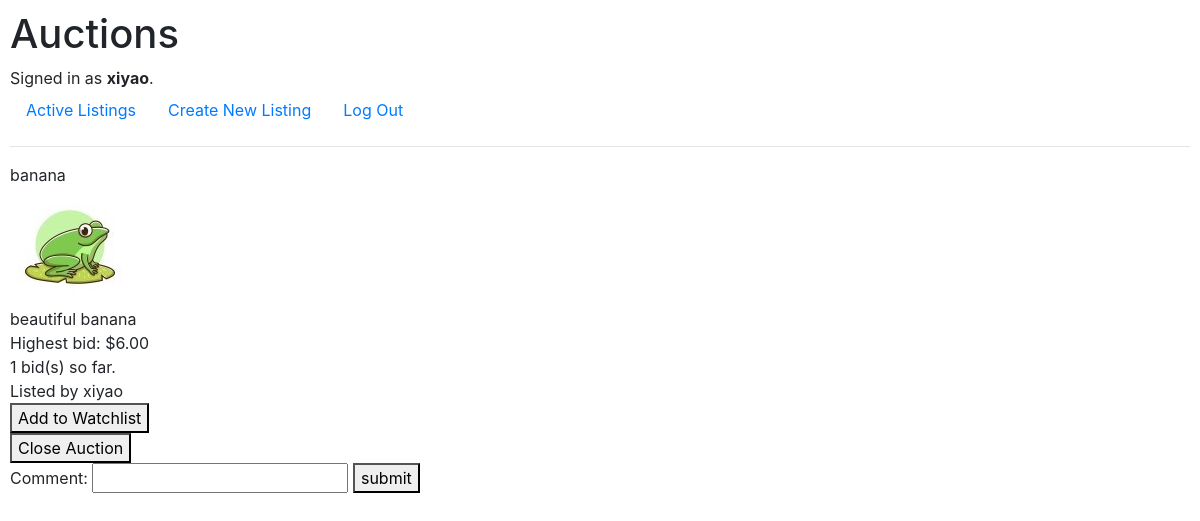
/listing/5 (signed in), run on an earlier commit of the app's database.
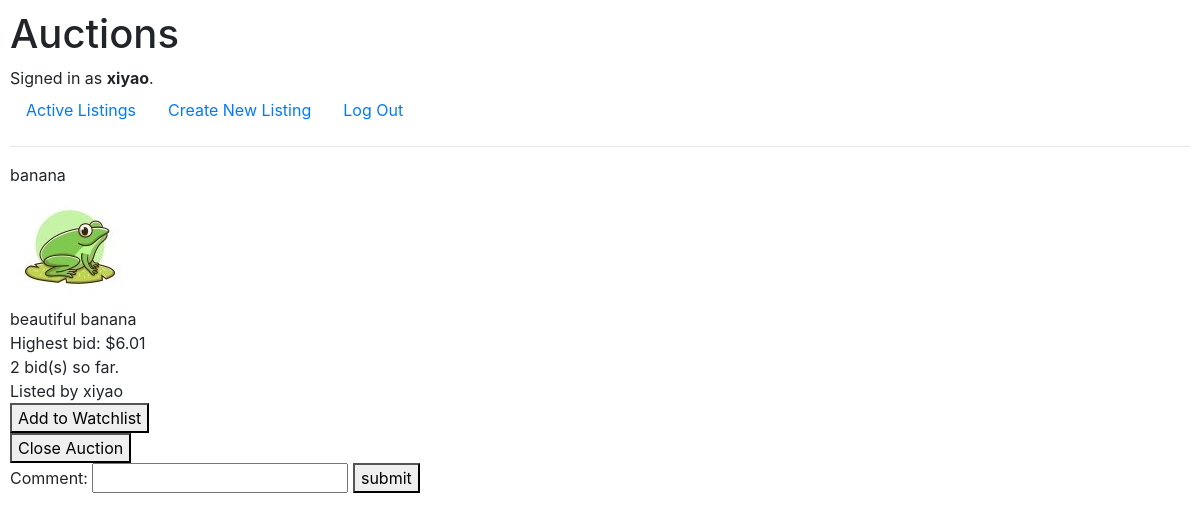
And on a later commit of the database.
### auctions/models.py (models this page shows)
class Bid(models.Model):
    bid_maker = models.ForeignKey(User, on_delete=models.CASCADE, related_name="bids")
    listing = models.ForeignKey(AuctionListing, on_delete=models.CASCADE, related_name="bids")
    price = models.DecimalField(decimal_places=2, max_digits=7)

### auctions/views.py (the view, shortened to what this page needs)
# urls.py: path("listing/<str:id>", views.listing, name="listing"),
def listing(request, id):
    if AuctionListing.objects.filter(id=id).exists():
        listing = AuctionListing.objects.get(id=id)
        owner = listing.owner
        bid_num =  listing.bids.count()
        if bid_num > 0:
            won_bid = listing.bids.order_by("-price").first()
            highest_bid = won_bid.price
            won_user = won_bid.bid_maker
            lowest_price = highest_bid + Decimal(0.01)
        else:
            won_user = None
            highest_bid = listing.starting_bid
            lowest_price = highest_bid
        watchlist_form = None
        is_watched = False
        close_form = None
        comment_form = None
        bid_form = None
        is_winner = False
        if request.user.is_authenticated:
            comment_form = CommentForm(initial={"listing_id": listing.id})
            watchlist_form = WatchlistForm(initial={"listing_id": listing.id})
            if request.user.watchlist.filter(id=listing.id).exists():
                is_watched = True
            if request.user == owner and listing.active:
                close_form = CloseListingForm(initial={"listing_id": listing.id})
        return render(request, "auctions/listing.html", {
            "listing": listing,
            "highest_bid": highest_bid,
            "bid_num": bid_num,
            "owner": owner,
            "close_form": close_form,
            "comment_form": comment_form,
            "bid_form": bid_form,
            "is_winner": is_winner,
            "watchlist_form": watchlist_form,
            "is_watched": is_watched
        })
    return HttpResponseRedirect(reverse("index"))

### auctions/views.py
class CloseListingForm(forms.Form):
    listing_id = forms.CharField(widget=forms.HiddenInput())

class CommentForm(forms.Form):
    listing_id = forms.CharField(widget=forms.HiddenInput())
    content = forms.CharField(label="Comment", max_length=140)

### auctions/templates/auctions/listing.html (shortened to what this page needs)
{% extends 'auctions/layout.html' %}
{% block body %}
    <div>{{ listing.title }}</div>
    {% if listing.image %}
    <img src="{{ MEDIA_URL }}{{ listing.image.url }}" alt="{{listing.title}}">
    {% endif %}
    <div>
        {{ listing.description }}
    </div>
    <div>
        Highest bid: ${{ highest_bid }}
    </div>
    <div>
        {{ bid_num}} bid(s) so far.
    </div>
    <div>
        Listed by {{ owner.username }}
    </div>
    {% if watchlist_form %}
        <form action="">
            <button>
                {% if is_watched %}
                    Remove form Watchlist
                {% else %}
                    Add to Watchlist
                {% endif %}
            </button>
        </form>
    {% endif %}
    {% if close_form %}
        <form action="{% url 'close' %}" method="post">
            <button>Close Auction</button>
        </form>
    {% endif %}
    {% if comment_form %}
    <form action="{% url 'comment' %}" method="post">
        {{ comment_form }}
        <button>submit</button>
    </form>
    {% endif %}
{% endblock %}

What changed in the data, as far as the page shows it:
no longer on this page (row unchanged): Bid: price "6.00"
added Bid: price "6.01"
Also different on the page:
{{ bid_num }}: "1" → "2"
